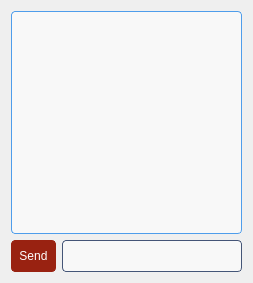
<?xml version="1.0" encoding="UTF-8"?>
<ui version="4.0">
 <class>chatOneUser</class>
 <widget class="QDialog" name="chatOneUser">
  <property name="windowModality">
   <enum>Qt::ApplicationModal</enum>
  </property>
  <property name="geometry">
   <rect>
    <x>0</x>
    <y>0</y>
    <width>253</width>
    <height>283</height>
   </rect>
  </property>
  <property name="sizePolicy">
   <sizepolicy hsizetype="Expanding" vsizetype="Expanding">
    <horstretch>0</horstretch>
    <verstretch>0</verstretch>
   </sizepolicy>
  </property>
  <property name="maximumSize">
   <size>
    <width>400</width>
    <height>555</height>
   </size>
  </property>
  <property name="windowTitle">
   <string>Dialog</string>
  </property>
  <layout class="QVBoxLayout" name="verticalLayout_4">
   <item>
    <layout class="QVBoxLayout" name="verticalLayout_3">
     <item>
      <widget class="QListWidget" name="listWidgetInDailog">
       <property name="styleSheet">
        <string notr="true">border-radius: 4;
background-color: rgb(248, 248, 248);
border:1px solid rgb(78, 157, 235);</string>
       </property>
      </widget>
     </item>
     <item>
      <layout class="QHBoxLayout" name="horizontalLayout_2" stretch="2,8">
       <item>
        <widget class="QPushButton" name="pushButton">
         <property name="styleSheet">
          <string notr="true">QPushButton {
padding:2px;
height:26%;
width:10%;
border-radius: 4;
background-color: #921;
border:1px solid #921;
color:white;}
QPushButton:hover:!pressed
{
  border: 1px solid #789;
 background-color: #789;
}</string>
         </property>
         <property name="text">
          <string>Send</string>
         </property>
        </widget>
       </item>
       <item>
        <widget class="QLineEdit" name="lineEdit">
         <property name="styleSheet">
          <string notr="true">height:30%;
width:80%;
border-radius: 4;
background-color: rgb(248, 248, 248);
border:1px solid  #457;</string>
         </property>
        </widget>
       </item>
      </layout>
     </item>
    </layout>
   </item>
  </layout>
 </widget>
 <resources/>
 <connections/>
</ui>
